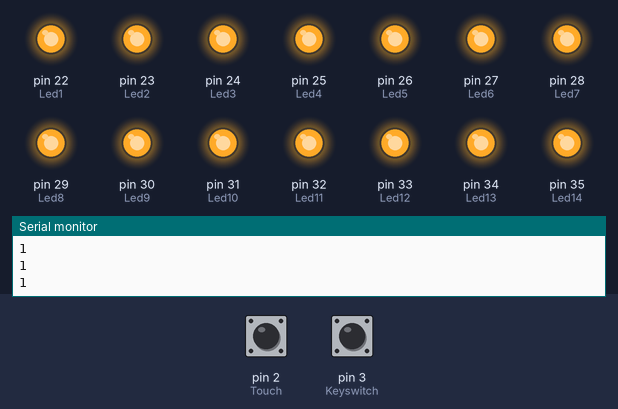
Simulated run of this sketch. Board: Arduino Mega 2560, built with avr-gcc and run on an emulated ATmega2560. On the bench: output pins drawn as LEDs (lit = HIGH), the last lines printed to the serial monitor. Inputs (shaded band) come from the test bench; at power-on: pin 3 (Keyswitch) HIGH, pin 2 (Touch) HIGH. Pins used as bus, display or sensor lines are not drawn.

Above: at 1.8 s.
1.9 s: pin 3 (Keyswitch) pulled LOW for 0.6 s
At 3.0 s:
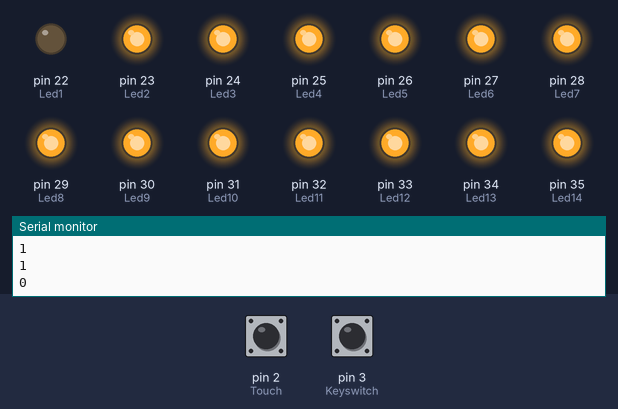
At 3.8 s:
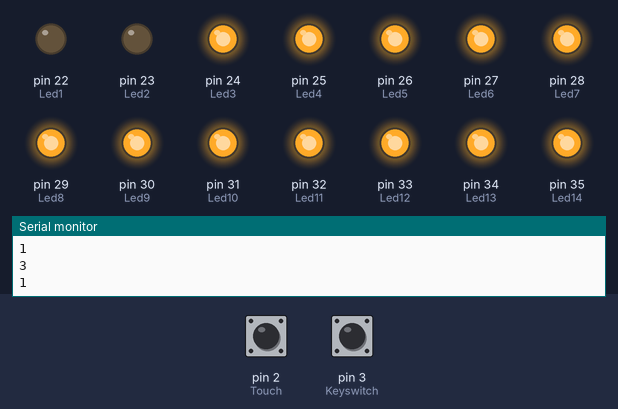
5.5 s: pin 2 (Touch) pulled LOW for 0.6 s
At 13.2 s:
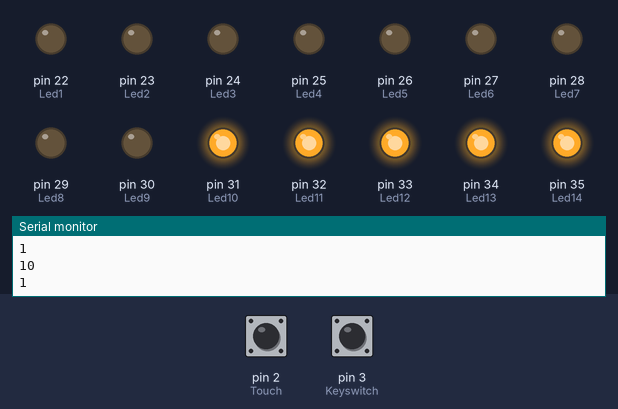
Timing chart, 0 to 14.7 s (numbered marks = the images above; inputs shaded):
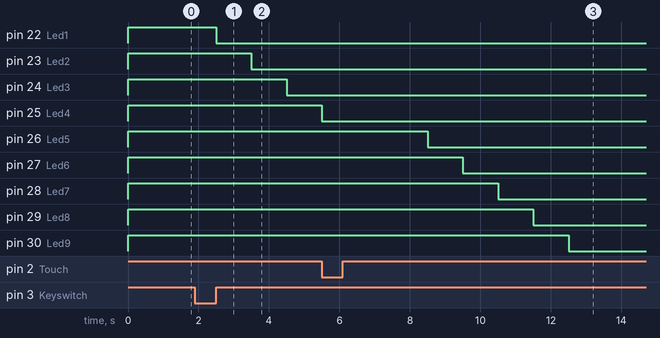

Measured:
- after the input at 1.9 s, pin 22 (Led1): HIGH → LOW after 0.60 s; pin 23 (Led2): HIGH → LOW after 1.6 s; pin 24 (Led3): HIGH → LOW after 2.6 s
- after the input at 5.5 s, pin 26 (Led5): HIGH → LOW after 3.0 s instead of 1.0 s; pin 27 (Led6): HIGH → LOW after 4.0 s instead of 2.0 s; pin 28 (Led7): HIGH → LOW after 5.0 s instead of 3.0 s; pin 29 (Led8): HIGH → LOW after 6.0 s instead of 4.0 s; pin 30 (Led9): HIGH → LOW after 7.0 s instead of 5.0 s

The sketch:

TouchPuzzleArrays.ino
```cpp
int Led1 = 22;
int Led2 = 23;
int Led3 = 24;
int Led4 = 25;
int Led5 = 26;
int Led6 = 27;
int Led7 = 28;
int Led8 = 29;
int Led9 = 30;
int Led10 = 31;
int Led11 = 32;
int Led12 = 33;
int Led13 = 34;
int Led14 = 35;
int Led15 = 36;
int Led16 = 37;
int Led17 = 38;
int Led18 = 39;
int Led19 = 40;
int Led20 = 41;

int Touch = 2;
int Keyswitch = 3;
int Trigger = 4;

long Delay = 500;
int  CurrentLed = 22;

int LedPosition = 1;

void setup() {
pinMode (Led1, OUTPUT);
pinMode (Led2, OUTPUT);
pinMode (Led3, OUTPUT);
pinMode (Led4, OUTPUT);
pinMode (Led5, OUTPUT);
pinMode (Led6, OUTPUT);
pinMode (Led7, OUTPUT);
pinMode (Led8, OUTPUT);
pinMode (Led9, OUTPUT);
pinMode (Led10, OUTPUT);
pinMode (Led11, OUTPUT);
pinMode (Led12, OUTPUT);
pinMode (Led13, OUTPUT);
pinMode (Led14, OUTPUT);
pinMode (Led15, OUTPUT);
pinMode (Led16, OUTPUT);
pinMode (Led17, OUTPUT);
pinMode (Led18, OUTPUT);
pinMode (Led19, OUTPUT);
pinMode (Led20, OUTPUT);

digitalWrite (Led1, HIGH);
digitalWrite (Led2, HIGH);
digitalWrite (Led3, HIGH);
digitalWrite (Led4, HIGH);
digitalWrite (Led5, HIGH);
digitalWrite (Led6, HIGH);
digitalWrite (Led7, HIGH);
digitalWrite (Led8, HIGH);
digitalWrite (Led9, HIGH);
digitalWrite (Led10, HIGH);
digitalWrite (Led11, HIGH);
digitalWrite (Led12, HIGH);
digitalWrite (Led13, HIGH);
digitalWrite (Led14, HIGH);
digitalWrite (Led15, HIGH);
digitalWrite (Led16, HIGH);
digitalWrite (Led17, HIGH);
digitalWrite (Led18, HIGH);
digitalWrite (Led19, HIGH);
digitalWrite (Led20, HIGH);


pinMode (Touch, INPUT_PULLUP);
pinMode (Keyswitch, INPUT_PULLUP);
pinMode (Trigger,OUTPUT);
Serial.begin (9600);
digitalWrite (Trigger,HIGH);


}


void loop(){
  // put your main code here, to run repeatedly:
int TouchS = digitalRead(Touch);
int KeyswitchS = digitalRead(Keyswitch);
Serial.println (CurrentLed);

Serial.println (TouchS);
Serial.println (LedPosition);
Serial.println (KeyswitchS);
delay(Delay);
if (KeyswitchS == LOW && LedPosition == 1){

  LedPosition++;

}


if (TouchS == HIGH && LedPosition == 2){
   digitalWrite (Led1,LOW);
     LedPosition++;
   delay(Delay);
}
   else
   if (TouchS == HIGH && LedPosition == 3){
   digitalWrite (Led2,LOW);
        LedPosition++;
      delay(Delay);
   }
     else
        if (TouchS == HIGH && LedPosition == 4){
   digitalWrite (Led3,LOW);
        LedPosition++;
      delay(Delay);
        }
          else
        if (TouchS == HIGH && LedPosition == 5){
   digitalWrite (Led4,LOW);
        LedPosition++;
      delay(Delay);
        }
          else
        if (TouchS == HIGH && LedPosition == 6){
   digitalWrite (Led5,LOW);
        LedPosition++;
      delay(Delay);
        }
          else
        if (TouchS == HIGH && LedPosition == 7){
   digitalWrite (Led6,LOW);
        LedPosition++;
      delay(Delay);
        }
          else
        if (TouchS == HIGH && LedPosition == 8){
   digitalWrite (Led7,LOW);
        LedPosition++;
      delay(Delay);
        }
          else
        if (TouchS == HIGH && LedPosition == 9){
   digitalWrite (Led8,LOW);
        LedPosition++;
      delay(Delay);
        }
          else
              if (TouchS == HIGH && LedPosition == 10){
   digitalWrite (Led9,LOW);

      delay(Delay);
              }
      //Going Down


        if (TouchS == LOW && LedPosition == 10){
   digitalWrite (Led9,HIGH);
        LedPosition--;
      delay(Delay);

        }
          else
        if (TouchS == LOW && LedPosition == 9){
   digitalWrite (Led8,HIGH);
        LedPosition--;
      delay(Delay);
        }
              else
              if (TouchS == LOW && LedPosition == 8){
   digitalWrite (Led7,HIGH);
        LedPosition--;
      delay(Delay);
              }
                else
              if (TouchS == LOW && LedPosition == 7){
   digitalWrite (Led6,HIGH);
        LedPosition--;
      delay(Delay);
              }
                else
              if (TouchS == LOW && LedPosition == 6){
   digitalWrite (Led5,HIGH);
        LedPosition--;
      delay(Delay);
              }
                else
              if (TouchS == LOW && LedPosition == 5){
   digitalWrite (Led4,HIGH);
        LedPosition--;
      delay(Delay);
              }
                else
              if (TouchS == LOW && LedPosition == 4){
   digitalWrite (Led3,HIGH);
        LedPosition--;
      delay(Delay);
              }
                else
              if (TouchS == LOW && LedPosition == 3){
   digitalWrite (Led2,HIGH);
        LedPosition--;
      delay(Delay);
              }
                else
              if (TouchS == LOW && LedPosition == 2){
   digitalWrite (Led1,HIGH);
    LedPosition--;
    LedPosition--;
      delay(Delay);
}
if (LedPosition == 0 && TouchS == LOW){
digitalWrite (Trigger,LOW);
}

}
```
